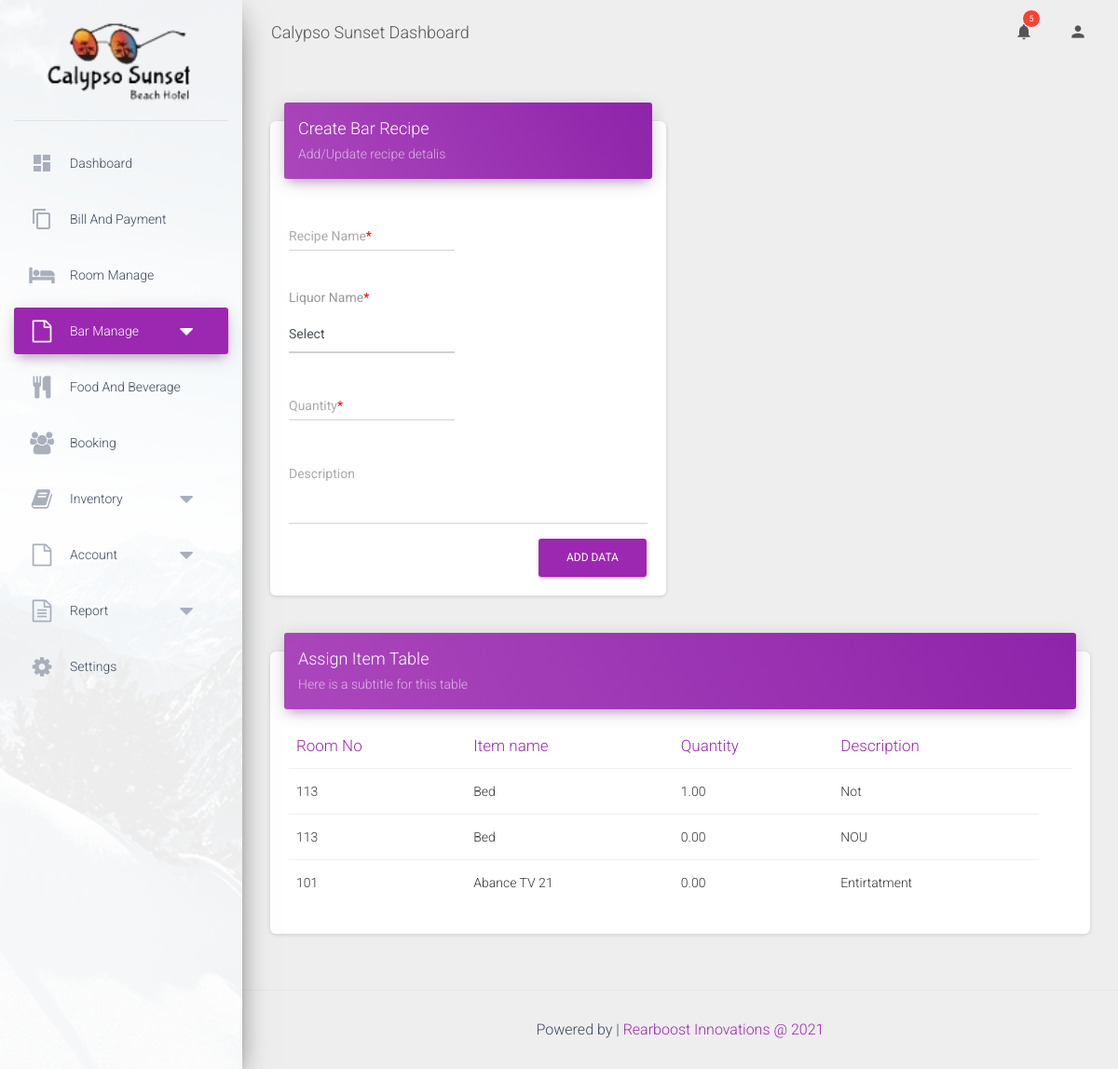
The app's page /content/bar_recipes_creation.php (signed in) with its own data.
### tables this page shows
CREATE TABLE `roominfor` (
  `id` int(11) NOT NULL,
  `roomno` varchar(500) NOT NULL,
  `roomtype` varchar(1000) NOT NULL,
  `numbed` int(11) NOT NULL,
  `roomprice` decimal(10,2) NOT NULL,
  `roomstatus` varchar(200) NOT NULL,
  `createdate` varchar(500) NOT NULL,
  `lastupdate` varchar(500) DEFAULT NULL,
  `bookingtime` varchar(100) DEFAULT NULL
);

CREATE TABLE `inventory` (
  `id` int(11) NOT NULL,
  `item_id` varchar(250) NOT NULL,
  `cat_id` int(11) NOT NULL,
  `name` varchar(250) NOT NULL,
  `measurement` varchar(100) DEFAULT NULL,
  `quantity` decimal(10,2) NOT NULL,
  `assign` decimal(10,2) NOT NULL DEFAULT 0.00,
  `description` varchar(1000) NOT NULL
);

CREATE TABLE `assign_items` (
  `id` int(11) NOT NULL,
  `room_id` int(11) NOT NULL,
  `item_id` int(11) NOT NULL,
  `quantity` decimal(10,2) NOT NULL,
  `description` varchar(1000) NOT NULL
);

### content/bar_recipes_creation.php (the view, shortened to what this page needs)
<!DOCTYPE html>
<html lang="en">
<?php
    require '../include/config.php';
?>
<head>
    <?php include('../include/head.php'); ?>
</head>
<body class="">
    <div class="wrapper">
        <div class="sidebar" data-color="purple" data-background-color="white" data-image="../assets/img/sidebar-1.jpg">
            <div class="logo">
                <a href="home.php" class="simple-text logo-normal">
                <img src="../images/logo.png" alt="" style="width: 80%;">
                </a>
            </div>
           <?php include('../include/sideMenu.php'); ?>
        </div>
        <div class="main-panel">
            <?php include('../include/navhead.php'); ?>
            <div class="content">
                <div class="container-fluid">
                    <div class="row">
                        <div class="col-md-6">
                            <div class="card">
                                <div class="card-header card-header-primary">
                                    <h4 class="card-title">Create Bar Recipe</h4>
                                    <p class="card-category">Add/Update recipe detalis</p>
                                </div>
                                <div class="card-body">
                                    <form id="assign_form">
                                         <div class="row">
                                          <div class="col-md-6">
                                              <div class="form-group">
                                                   <label class="bmd-label-floating">Recipe Name<span style="color: red;">*<span></label>
                                                    <input type="text" class="form-control" id="rep_name" name="rep_name" required>
                                              </div>
                                          </div>
                                        </div>
                                        <div class="row">
                                          <div class="col-md-6">
                                              <div class="form-group">
                                                  <label class="bmd-label-floating">Liquor Name<span style="color: red;">*<span></label>
                                                 <select  class="form-control" id="item_id" name="item_id" required>
                                                          <option value="">Select</option>
                                                </select>
                                              </div>
                                          </div>
                                        </div>
                                         <div class="row">
                                            <div class="col-md-6">
                                                <div class="form-group">
                                                    <label class="bmd-label-floating">Quantity<span style="color: red;">*<span></label>
                                                    <input type="text" class="form-control" id="quantity" name="quantity" required>
                                                </div>
                                            </div>
                                        </div>
                                        <div class="row">
                                            <div class="col-md-12">
                                                <div class="form-group">
                                                    <label class="bmd-label-floating">Description</label>
                                                    <textarea class="form-control" rows="3" id="description" name="description"></textarea>
                                                </div>
                                            </div>
                                        </div>
                                        <button type="submit"  class="btn btn-primary pull-right" >Add Data</button>
                                        <div class="clearfix"></div>
                                    </form>
                                </div>
                            </div>
                        </div>
                        <div class="col-md-12">
                            <div class="card">
                                <div class="card-header card-header-primary">
                                    <h4 class="card-title ">Assign Item Table</h4>
                                    <p class="card-category"> Here is a subtitle for this table</p>
                                </div>
                                <div class="card-body">
                                   <?php
                                       $query = "SELECT A.roomno ,C.name AS iname ,B.quantity , B.description FROM
                                                roominfor A
                                                    INNER JOIN
                                                assign_items B
                                                    on A.id = B.room_id
                                                    INNER JOIN
                                                Inventory C
                                                    on B.item_id = C.id";
                                       $result = mysqli_query($conn ,$query);
                                    ?>
                                    <div class="table-responsive" id="room_table">
                                        <table class="table">
                                            <thead class=" text-primary">
                                                <th>
                                                    Room No
                                                </th>
                                                <th>
                                                    Item name
                                                </th>
                                                <th>
                                                    Quantity
                                                </th>
                                                <th>
                                                   Description
                                                </th>
                                                <th>
                                                </th>
                                            </thead>
                                            <tbody>
                                                <?php
                                                while($row = mysqli_fetch_array($result))
                                                   {
                                                    $description = str_replace('\r\n',"</br>",$row["description"]);
                                                    echo '
                                                    <tr>
                                                     <td>'.$row["roomno"].'</td>';
                                                     echo '
                                                     <td>'.$row["iname"].'</td>
                                                     <td>'.$row["quantity"].'</td>
                                                     <td>'.$description.'</td> ';
                                                  echo '</tr>
                                                      '  ;
                                                   }
                                                 ?>
                                            </tbody>
                                        </table>
                                    </div>
                                </div>
                            </div>
                        </div>
                    </div>
                </div>
            </div>
            <footer class="footer ">
                <div class="container-fluid" style="display: inline-grid;">
                    <?php include('../include/footerc.php'); ?>
                </div>
            </footer>
        </div>
    </div>
</body>
</html>

### records on screen
roominfor: roomno "113", inventory.name "Bed", assign_items.quantity "1.00", assign_items.description "Not", assign_items.quantity "0.00", assign_items.description "NOU"
roominfor: roomno "101", inventory.name "Abance TV 21", assign_items.quantity "0.00", assign_items.description "Entirtatment"
